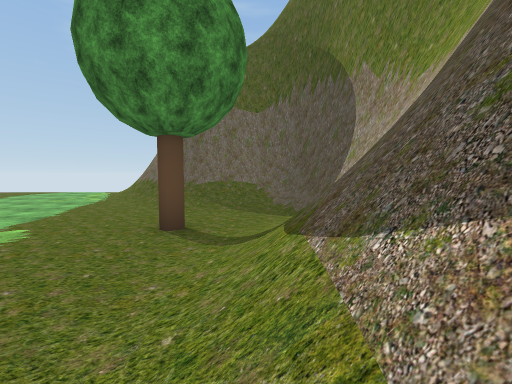
view 1 (above)

17 first-person views from a walk through a scene from a Unity 3-D project. The camera is 1.2 m above the floor, tilts 4° down and sees 90° across. The floor is counted in squares, 2 m on a side. Each view is taken from the middle of a square. On the plan, view 1 faces up. The plan holds only what a view shows up to about 9 squares ahead; the rest is blank. The place goes on beyond the plan. Some trees and plants on the terrain are drawn as simple stand-ins. The player character is not drawn. Some surface patterns are stand-ins.

view 2
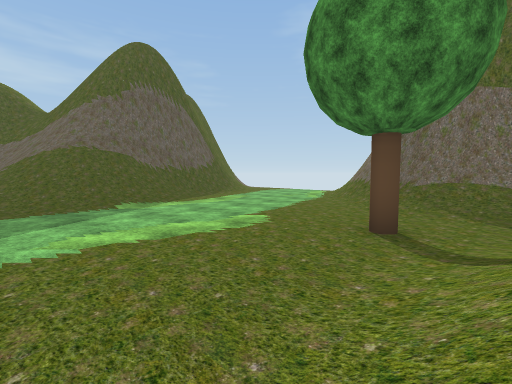

view 3
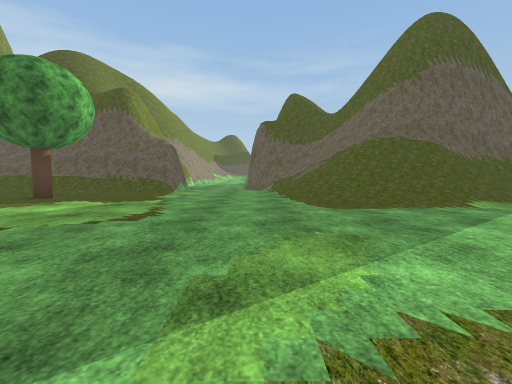

view 4
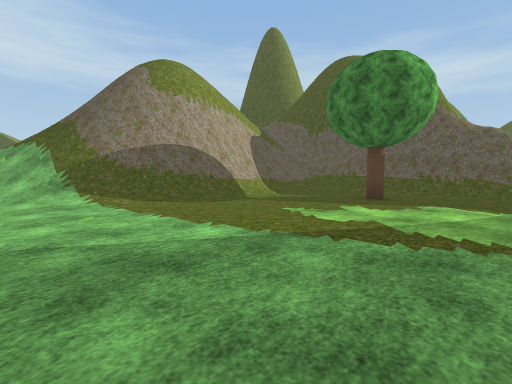

view 5
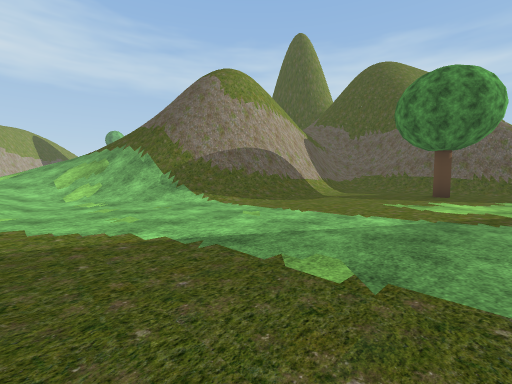

view 6
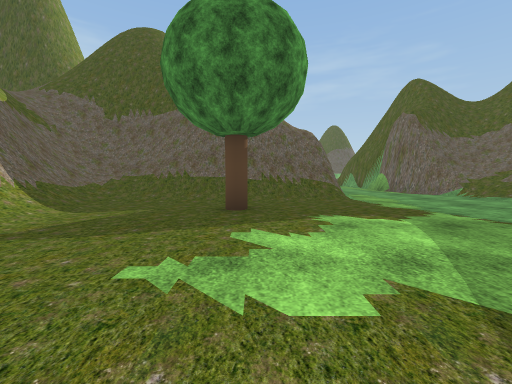

view 7
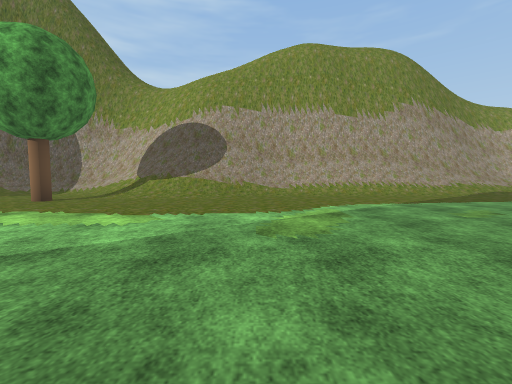

view 8
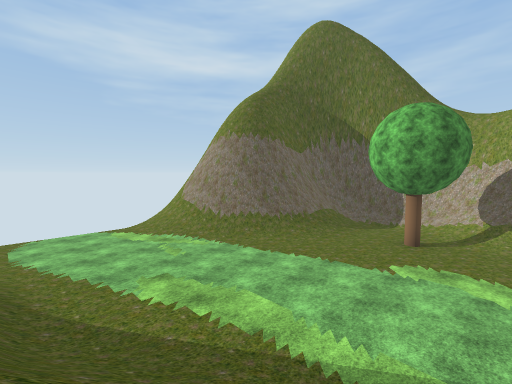

view 9
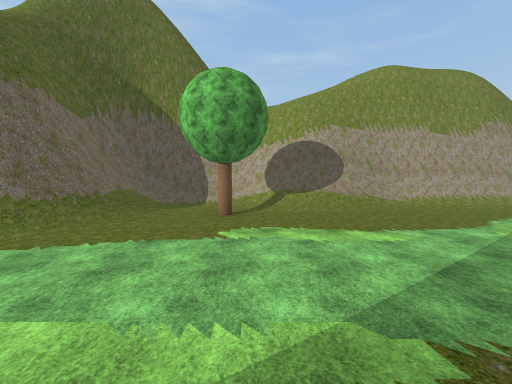

view 10
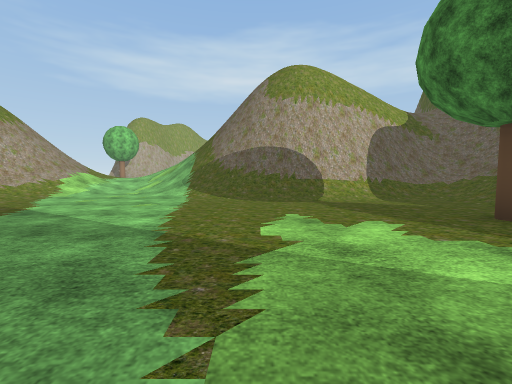

view 11
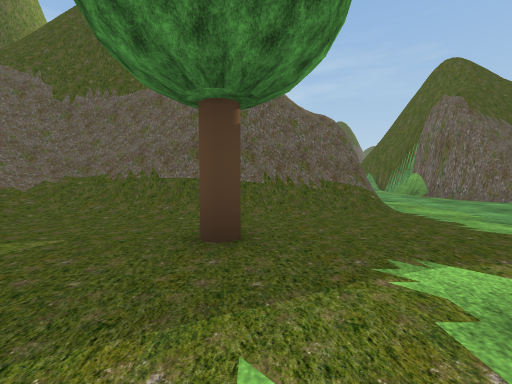

view 12
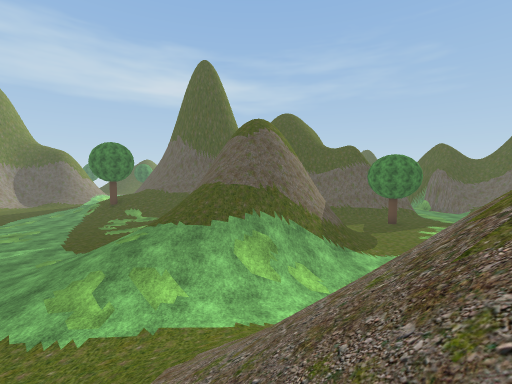

view 13
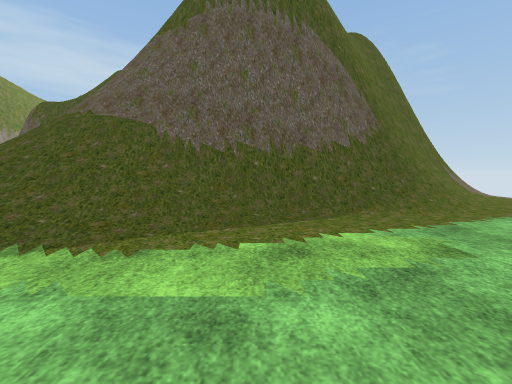

view 14
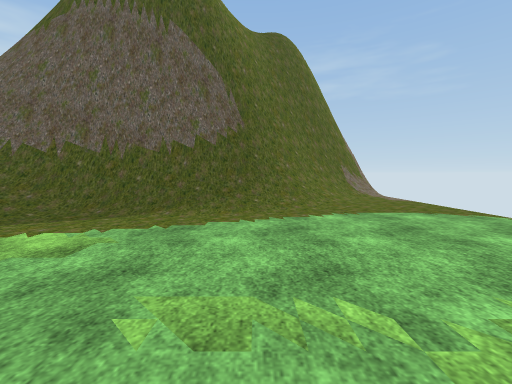

view 15
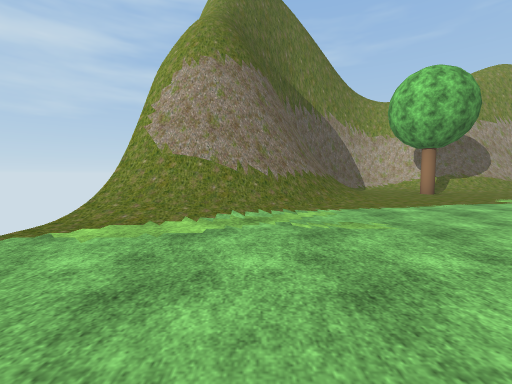

view 16
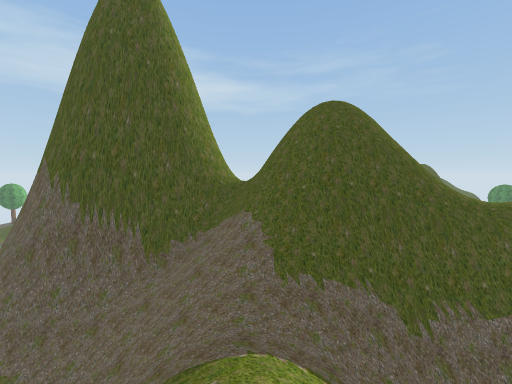

view 17
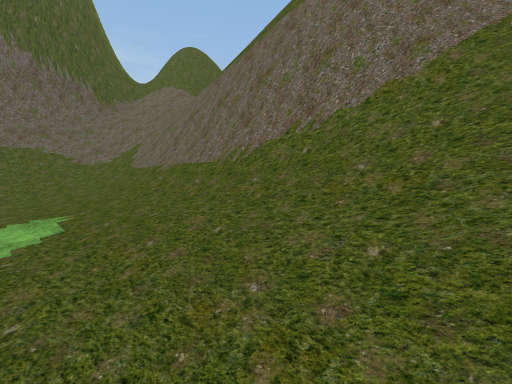

### Floor plan
Key: @ floor where view 1 was taken; # wall or solid block; . main floor; : floor 0.5 m higher than the main floor; + floor 1 m higher than the main floor; * floor 1.25 m higher than the main floor; % floor 6 m higher than the main floor; / step, stairs or slope; = window, fence, low wall or low ledge; v drop or lower ground; T tree.
Columns run from 15 left of view 1 to 4 right of it. Each row starts with its distance up from view 1.
 12            #
 11   #/....../#
 10   ##/...../#
  9    ##/..../##
  8     ##...../###
  7      #/...../####
  6      #/......./:##
  5      ##........./#
  4      ##/......T./#v
  3     ##//......./##v
  2     ##//:....../##v
  1   ###///:....../#v
  0   #/////.......@#v
 -1  ###///......../#
 -2 ####............#
 -3 ................#
 -4   ..............#
 -5     #/..........#
 -6     #/..........##
 -7     #/.T........##
 -8     #/........../#
 -9     #/........../#
-10    ##/..//....../#
-11    #//#####//.../#
-12  ###//######//.:/#/
-13  ##//#vvvvv#///:////
-14 ##//%/ / //////:////
-15 #/////vvvv=////++//
-16 ##////#####////*+*
-17  #//////##//////:+
-18  ##///::::// ///:
-19  ##//:......:::

Positions as (right, up) in squares from view 1, and headings:
1: (0, 0), facing up
2: (0, 0), facing up-left
3: (-2, -2), facing left
4: (-2, -5), facing down-left
5: (0, -6), facing down-left
6: (-4, -7), facing left
7: (-7, -1), facing right
8: (-9, 2), facing up-right
9: (-8, 3), facing right
10: (-5, -4), facing down
11: (-6, -7), facing left
12: (4, -14), facing left
13: (-5, 5), facing left
14: (-5, 8), facing left
15: (-9, 9), facing right
16: (-8, -14), facing left
17: (-4, -19), facing up-left
